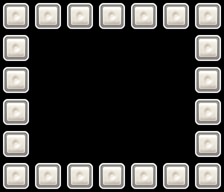

This game map was drawn from its Tiled (.tmx) file and the tilesets committed beside it. A one-line description and the trimmed map source follow:
An orthogonal 7x6 tile map with 32x32 px tiles, 1 tile layer (background) and 3 objects (CellRainDrop0, CellNormalPearl0).

<map version="1.0" orientation="orthogonal" width="7" height="6" tilewidth="32" tileheight="32">
 <tileset firstgid="1" name="game_atlas_Q2" tilewidth="32" tileheight="32">
  <image source="game_atlas_Q2.png" width="512" height="512" />
  <tile id="80">
   <properties>
    <property name="CellNormalWall" value="" />
   </properties>
  </tile>
 </tileset>
 <layer name="background" width="7" height="6">
  <data>[42 cells, 42 non-empty, 2 distinct tile ids]</data>
 </layer>
 <objectgroup name="object" width="7" height="6">
  <object name="CellRainDrop0" x="32" y="96" width="32" height="32" />
  <object x="162" y="-81" height="2" />
  <object name="CellNormalPearl0" x="160" y="64" width="32" height="31" />
 </objectgroup>
</map>
